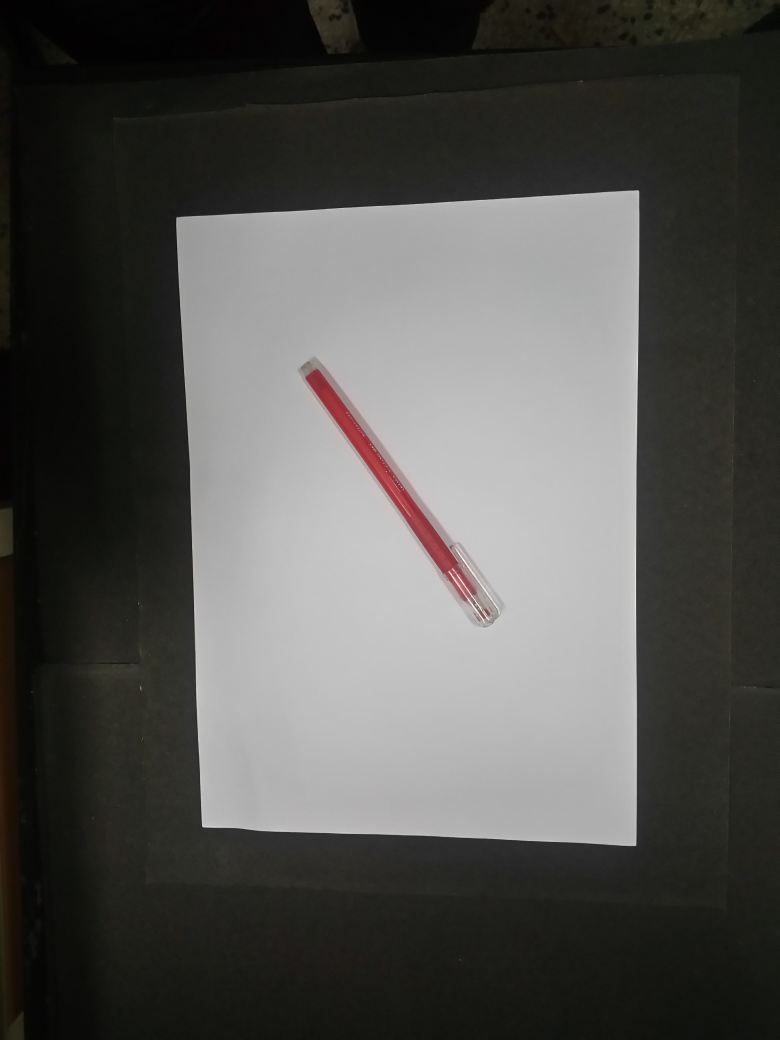
#> input picture Assignment 1/data/image10_15_100.jpg, 3120 x 4160 px (shown at 1/4 size); its folder holds only this picture in this run
$ python main.py   (Python 2 division)
#> lines starting #> are read from the running program, lines starting #| are printed output that depends on the picture; after the words box and inside, x2 and y2 are one past the last pixel; in counts of white or black regions, pixels touching at a corner belong together; long printed decimals are rounded
import cv2
import numpy as np
from glob import glob
import math

def overhead_using_video(points, sx, sy, x, y):  # x = 500, y = 100
    #pointsUp = [[x, y], [x + sx, y], [x + sx, y + sy], [x, y + sy]]
    pointsUp = [[x, y + sy], [x + sx, y + sy], [x + sx, y], [x,y]]

    points = np.array(points)
    pointsUp = np.array(pointsUp)

    H, mask = cv2.findHomography(points, pointsUp)

    return H

def get_transformed_image(img, H, show=0):
    try:
        r, c, co = img.shape
    except:
        r, c = img.shape

    out = cv2.warpPerspective(img, H, (c, r))
    crop_img = out[0:300, 0:210]

    if show == 1:
        crop_img = cv2.flip(crop_img, 1)
        cv2.imshow("Output", crop_img)
        cv2.waitKey(0)
        cv2.destroyWindow("Output")
    return crop_img

def max_distance(points):
    length = len(points)
    max_len = 0
    i_m = 0
    j_m = 0
    for i in range(length):
        for j in range(length):
            dist = math.sqrt((points[i][0][1]-points[j][0][1])**2+ (points[i][0][0]-points[j][0][0])**2)
            if dist > max_len:
                max_len = dist
                i_m = i
                j_m = j
    return max_len,points[i_m],points[j_m]

def best_four(points):
    length = len(points)
    max_arr = 0
    for i in range(length):
        for j in range(length):
            for k in range(length):
                for l in range(length):
                    arr = [points[i],points[j],points[k],points[l]]
                    arr = np.array(arr)
                    area = cv2.contourArea(arr)
                    if area > max_arr:
                        max_arr = area
                        best = arr
    return best

def calculate_real_length(dist):
    scale_factor = 29.7/300.0       # Scale 29.7 c.m is equivalent to 300 px
    dist = scale_factor * dist
    return dist

def main(debug = 0):

#> called with debug = 1
    img_mask = 'data/*.jpg'
    img_names = glob(img_mask)


    for fn in img_names:

        image = cv2.imread(fn, 0)           # Black and white image
#> image: shape (4160, 3120); min 0, max 255, mean 81.6
        diffimage = cv2.imread(fn)          # Color image
#> diffimage is the input picture: shape (4160, 3120, 3); mean B, G, R 78.9, 81.7, 82.4

        #image = cv2.undistort(image, np.load('cal_Mat.npy'), np.load('dist_Mat.npy'), None, np.load('cam_Mat.npy'))
        #diffimage = cv2.undistort(diffimage, np.load('cal_Mat.npy'), np.load('dist_Mat.npy'), None, np.load('cam_Mat.npy'))

        image = cv2.resize(image, (312, 416))
#> image: shape (416, 312)
        diffimage = cv2.resize(diffimage, (312, 416))
#> diffimage: shape (416, 312, 3)

        image = cv2.blur(image, (5, 5))
        _,image = cv2.threshold(image,100,255,cv2.THRESH_BINARY)
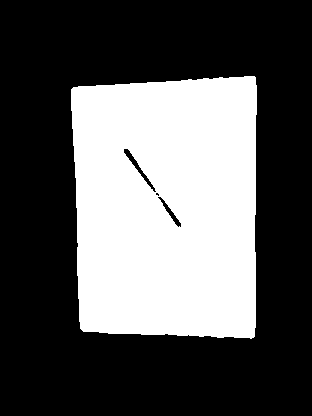
#> image: shape (416, 312); 35% white; 1 white region, box (x1, y1, x2, y2) and area: (71, 76, 257, 339) 45411


        cv2.imshow("Input image", diffimage)
        cv2.waitKey(30)

        edges = cv2.Canny(image, 50, 150, apertureSize=3)       # finding canny edges of image for segmentation
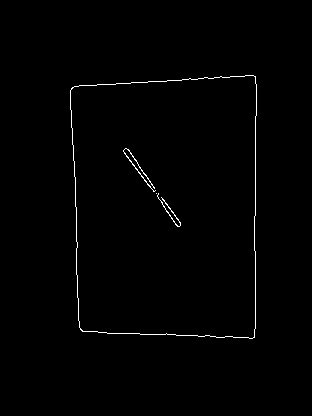
#> edges: shape (416, 312); 0.82% white in thin lines or dots, all inside (x1, y1, x2, y2) = (70, 75, 257, 339)

        corners = cv2.goodFeaturesToTrack(edges, 25, 0.01, 10)  # now finding corners
#> corners = 25 rows, first 8: [179, 225], [153, 191], [125, 150], [252, 336], [253, 77], [161, 197], [171, 218], [150, 181]

        hull = cv2.convexHull(corners)                          # Finding convex hull of the corner points
#> hull = [[253, 77], [252, 336], [233, 337], [216, 337], [107, 333], [82, 331], [79, 321], [78, 298], [71, 88], [190, 78], [221, 76]]

        if debug:
            print "Hull points : ", len(hull)
#| Hull points :  11

        hull = best_four(hull)                                     # choosing best four points of proposed rectangle
#> in best_four, `length = len(points)`: length = 11
#> after the loop in best_four, `for i in range(length):`: best = [[253, 77], [252, 336], [82, 331], [71, 88]]; max_arr = 44191
#> hull = [[253, 77], [252, 336], [82, 331], [71, 88]]

        H = overhead_using_video(hull,210,300,0,0)                 # Calculating homography
#> in overhead_using_video, `H, mask = cv2.findHomography(points, pointsUp)`: H = [[0.0487, 0.805, -74.31], [1.75, -0.0794, -117.6], [0.000353, -0.000286, 1]]; mask = [1, 1, 1, 1]
        diffimage = get_transformed_image(diffimage,H,debug)            # transforming both images (color and b/w)
        image = get_transformed_image(image, H, 0)
#> call 2 of get_transformed_image, with H = array of shape (3, 3), show = 0
#> in get_transformed_image (call 2), `crop_img = out[0:300, 0:210]`:
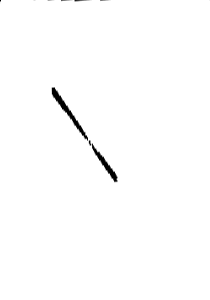
#> crop_img: shape (300, 210); min 0, max 255, mean 253

        img = cv2.blur(diffimage,(3,3))                             #   Sharpening the image
        diffimage = cv2.add(cv2.absdiff(diffimage,img),diffimage)
#> diffimage: shape (300, 210, 3)

        edges_roi = cv2.Canny(diffimage, 50, 500, apertureSize=3)       # finding canny edges of image for segmentation
#> edges_roi: shape (300, 210); 0.89% white in thin lines or dots, all inside (x1, y1, x2, y2) = (81, 80, 163, 194)

                                                                        # Creating the region of interest to remove the edge features
        edges = edges_roi[10:290, 10:200]
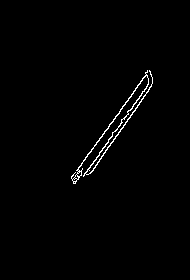
#> edges: shape (280, 190); 1.1% white in thin lines or dots, all inside (x1, y1, x2, y2) = (71, 70, 153, 184)
        diffimage = diffimage[10:290, 10:200]
#> diffimage: shape (280, 190, 3)

        corners = cv2.goodFeaturesToTrack(edges, 25, 0.01, 10)          #  After removing edge irregularities, finding corners
#> corners = 17 rows, first 8: [79, 176], [123, 120], [146, 73], [112, 132], [145, 93], [100, 155], [109, 142], [83, 161]

        if debug:
            # for visualizing the corner points
            for i in corners:
                x, y = i.ravel()
                cv2.circle(diffimage, (x, y), 3, (255, 255, 255), 2)
#> this loop made 17 passes
#> (x, y) on passes 1 to 12: (79, 176), (123, 120), (146, 73), (112, 132), (145, 93), (100, 155), (109, 142), (83, 161), (93, 147), (90, 170), (148, 83), (133, 109)
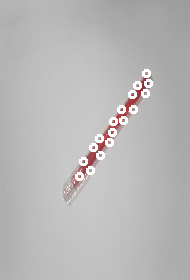
#> diffimage: shape (280, 190, 3); mean B, G, R 183.7, 183.7, 184.9
            cv2.imshow('result', image)

        dist,i,j = max_distance(corners)
#> in max_distance, `length = len(points)`: length = 17
#> after the loop in max_distance, `for i in range(length):`: i_m = 0; j_m = 2; max_len = 122.9
#> dist = 122.9; i = [[79, 176]]; j = [[146, 73]]
        cv2.line(diffimage,(i[0][0],i[0][1]),(j[0][0],j[0][1]),(0,0,255),2)
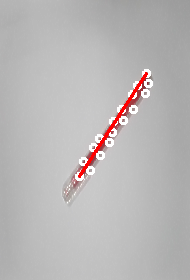
#> diffimage: shape (280, 190, 3); 0.78% of pixels changed, all inside (x1, y1, x2, y2) = (78, 72, 148, 178)

        print "Size of the pen/object : ", calculate_real_length(dist), "c.m."
#> in calculate_real_length, `dist = scale_factor * dist`: dist = 12.16
#| Size of the pen/object :  12.165 c.m.
        diffimage = cv2.flip(diffimage, 1)
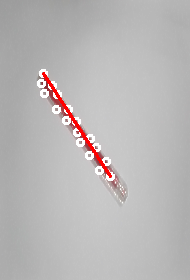
#> diffimage: shape (280, 190, 3); mean B, G, R 182.5, 182.5, 185.4

        cv2.imshow('edges', edges)
        cv2.imshow("Image", diffimage)
        cv2.waitKey(0)

main(1)

$ run again, on Assignment 1/data/image14_14_500.jpg
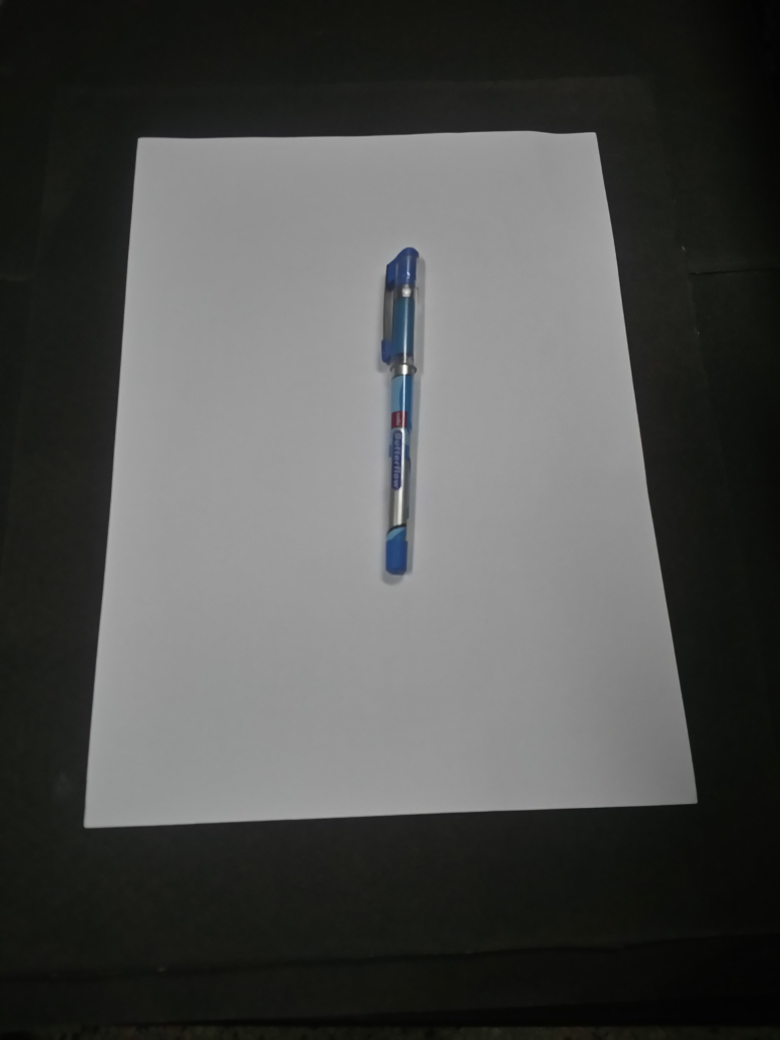
#> input picture Assignment 1/data/image14_14_500.jpg, 3120 x 4160 px (shown at 1/4 size)
#> in main, diffimage is the input picture: shape (4160, 3120, 3); mean B, G, R 77.7, 79.4, 78.6
#> in main, `_,image = cv2.threshold(image,100,255,cv2.THRESH_BINARY)`:
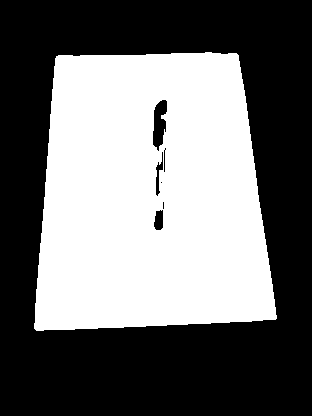
#> image: shape (416, 312); 44.1% white; 1 white region, box (x1, y1, x2, y2) and area: (34, 52, 277, 331) 57287
#> in main, `corners = cv2.goodFeaturesToTrack(edges, 25, 0.01, 10)`: corners = 25 rows, first 8: [274, 317], [160, 212], [165, 131], [162, 169], [162, 183], [157, 194], [159, 145], [164, 101]
#> in main, `hull = cv2.convexHull(corners)`: hull = [[275, 306], [274, 317], [263, 320], [252, 321], [211, 323], [146, 326], [124, 327], [75, 329], [35, 330], [57, 57], [238, 54]]
#| Hull points :  11
#> in best_four, `length = len(points)`: length = 11
#> after the loop in best_four, `for i in range(length):`: best = [[274, 317], [35, 330], [57, 57], [238, 54]]; max_arr = 56336
#> in main, `hull = best_four(hull)`: hull = [[274, 317], [35, 330], [57, 57], [238, 54]]
#> in overhead_using_video, `H, mask = cv2.findHomography(points, pointsUp)`: H = [[-1.23, 0.169, 284.3], [0.0258, 1.56, -90.12], [-0.000127, 0.00127, 1]]; mask = [1, 1, 1, 1]
#> out: shape (416, 312)
#> edges_roi: shape (300, 210); 0.9% white in thin lines or dots, all inside (x1, y1, x2, y2) = (104, 61, 126, 214)
#> in main, `corners = cv2.goodFeaturesToTrack(edges, 25, 0.01, 10)`: corners = 19 rows, first 8: [95, 188], [106, 76], [100, 133], [100, 201], [109, 55], [103, 111], [103, 166], [96, 120]
#> the loop in main, `for i in corners:` made 19 passes
#> in max_distance, `length = len(points)`: length = 19
#> after the loop in max_distance, `for i in range(length):`: i_m = 3; j_m = 4; max_len = 146.3
#> in main, `dist,i,j = max_distance(corners)`: i = [[100, 201]]; j = [[109, 55]]
#> in calculate_real_length, `dist = scale_factor * dist`: dist = 14.48
#| Size of the pen/object :  14.481 c.m.
#> in main, `diffimage = cv2.flip(diffimage, 1)`:
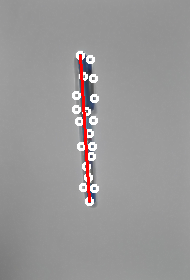
#> diffimage: shape (280, 190, 3); mean B, G, R 151.5, 151.3, 153.1

$ run again, on Assignment 1/data/image15_14_500.jpg
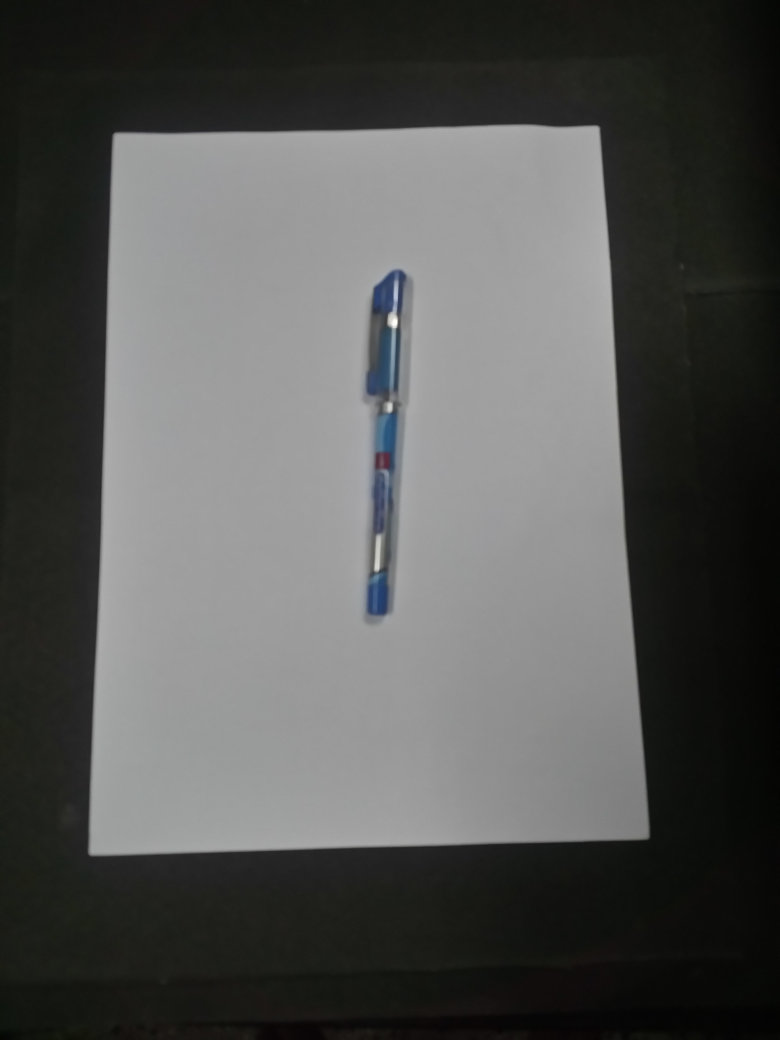
#> input picture Assignment 1/data/image15_14_500.jpg, 3120 x 4160 px (shown at 1/4 size)
#> in main, diffimage is the input picture: shape (4160, 3120, 3); mean B, G, R 83.3, 84.9, 84.2
#> in main, `corners = cv2.goodFeaturesToTrack(edges, 25, 0.01, 10)`: corners = 25 rows, first 8: [255, 332], [153, 212], [153, 190], [159, 111], [153, 230], [156, 167], [37, 339], [153, 243]
#> in main, `hull = cv2.convexHull(corners)`: hull = [[257, 317], [255, 332], [235, 335], [162, 338], [99, 340], [67, 341], [37, 339], [35, 305], [36, 278], [47, 55], [239, 51], [256, 302]]
#| Hull points :  12
#> in best_four, `length = len(points)`: length = 12
#> after the loop in best_four, `for i in range(length):`: best = [[255, 332], [37, 339], [47, 55], [239, 51]]; max_arr = 57929
#> in main, `hull = best_four(hull)`: hull = [[255, 332], [37, 339], [47, 55], [239, 51]]
#> in overhead_using_video, `H, mask = cv2.findHomography(points, pointsUp)`: H = [[-1.12, 0.0638, 264.5], [0.0257, 1.23, -68.95], [-3.05e-05, 0.000491, 1]]; mask = [1, 1, 1, 1]
#> out: shape (416, 312)
#> edges_roi: shape (300, 210); 0.7% white in thin lines or dots, all inside (x1, y1, x2, y2) = (105, 65, 127, 215)
#> in main, `corners = cv2.goodFeaturesToTrack(edges, 25, 0.01, 10)`: corners = 19 rows, first 8: [99, 135], [107, 79], [105, 117], [99, 184], [101, 170], [95, 202], [96, 110], [110, 57]
#> the loop in main, `for i in corners:` made 19 passes
#> after the loop in main, `for i in corners:`:
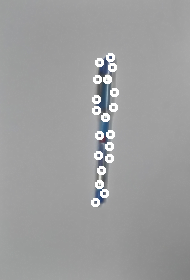
#> diffimage: shape (280, 190, 3); mean B, G, R 158, 157.6, 157.1
#> in max_distance, `length = len(points)`: length = 19
#> after the loop in max_distance, `for i in range(length):`: i_m = 5; j_m = 7; max_len = 145.8
#> in main, `dist,i,j = max_distance(corners)`: i = [[95, 202]]; j = [[110, 57]]
#> in calculate_real_length, `dist = scale_factor * dist`: dist = 14.43
#| Size of the pen/object :  14.432 c.m.
#> in main, `diffimage = cv2.flip(diffimage, 1)`:
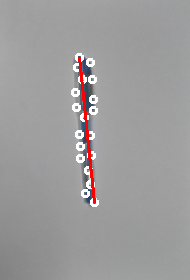
#> diffimage: shape (280, 190, 3); mean B, G, R 156.5, 156.2, 157.9

$ run again, on Assignment 1/data/image16_5_400.jpg
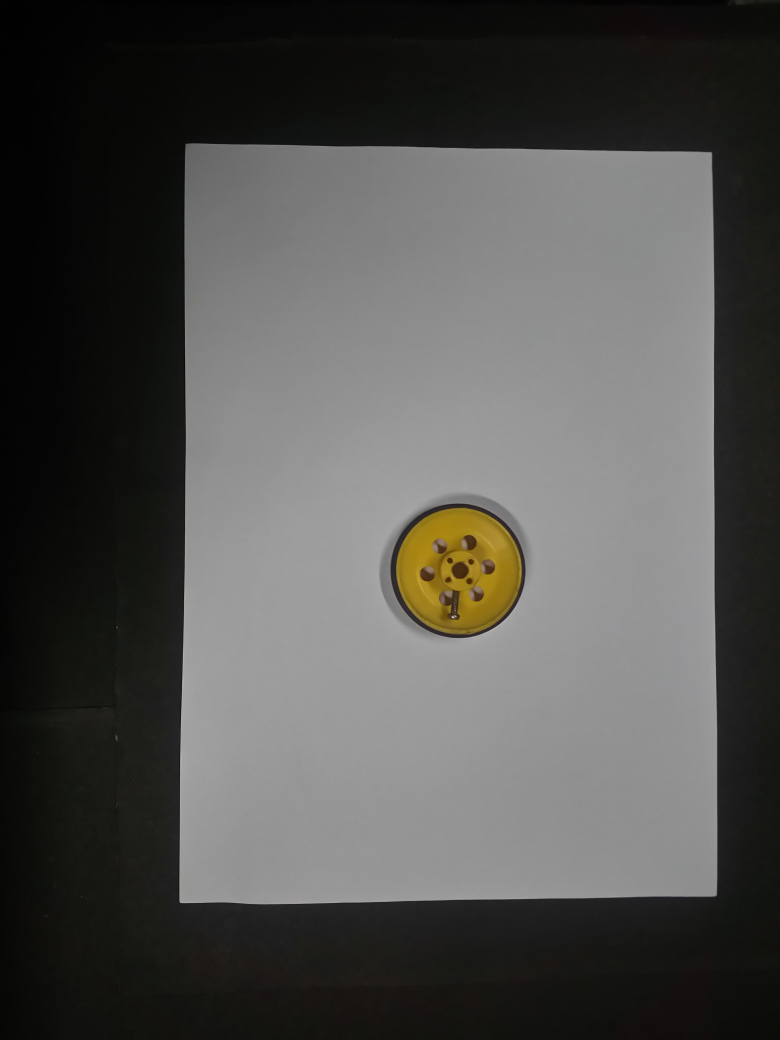
#> input picture Assignment 1/data/image16_5_400.jpg, 3120 x 4160 px (shown at 1/4 size)
#> in main, diffimage is the input picture: shape (4160, 3120, 3); mean B, G, R 78, 80.4, 80.9
#> in main, `corners = cv2.goodFeaturesToTrack(edges, 25, 0.01, 10)`: corners = 25 rows, first 8: [187, 216], [172, 230], [283, 355], [181, 238], [281, 63], [196, 227], [178, 222], [192, 239]
#> in main, `hull = cv2.convexHull(corners)`: hull = [[285, 339], [283, 355], [256, 358], [212, 359], [120, 361], [99, 361], [73, 360], [71, 286], [78, 59], [281, 63]]
#| Hull points :  10
#> in best_four, `length = len(points)`: length = 10
#> after the loop in best_four, `for i in range(length):`: best = [[283, 355], [73, 360], [78, 59], [281, 63]]; max_arr = 61226.5
#> in main, `hull = best_four(hull)`: hull = [[283, 355], [73, 360], [78, 59], [281, 63]]
#> in overhead_using_video, `H, mask = cv2.findHomography(points, pointsUp)`: H = [[-1.03, 0.00705, 288.9], [-0.0202, 1.03, -58.96], [-0.000146, 0.000113, 1]]; mask = [1, 1, 1, 1]
#> out: shape (416, 312)
#> edges_roi: shape (300, 210); 0.78% white in thin lines or dots, all inside (x1, y1, x2, y2) = (79, 144, 135, 199)
#> in main, `corners = cv2.goodFeaturesToTrack(edges, 25, 0.01, 10)`: corners = 14 rows, first 8: [90, 174], [88, 155], [98, 152], [101, 163], [88, 137], [88, 185], [121, 151], [102, 137]
#> the loop in main, `for i in corners:` made 14 passes
#> in max_distance, `length = len(points)`: length = 14
#> after the loop in max_distance, `for i in range(length):`: i_m = 8; j_m = 11; max_len = 53.85
#> in main, `dist,i,j = max_distance(corners)`: i = [[71, 152]]; j = [[121, 172]]
#> in calculate_real_length, `dist = scale_factor * dist`: dist = 5.33
#| Size of the pen/object :  5.331 c.m.
#> in main, `diffimage = cv2.flip(diffimage, 1)`:
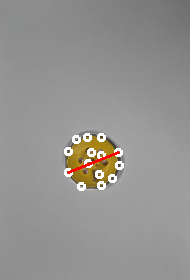
#> diffimage: shape (280, 190, 3); mean B, G, R 144.7, 147.2, 148.8
